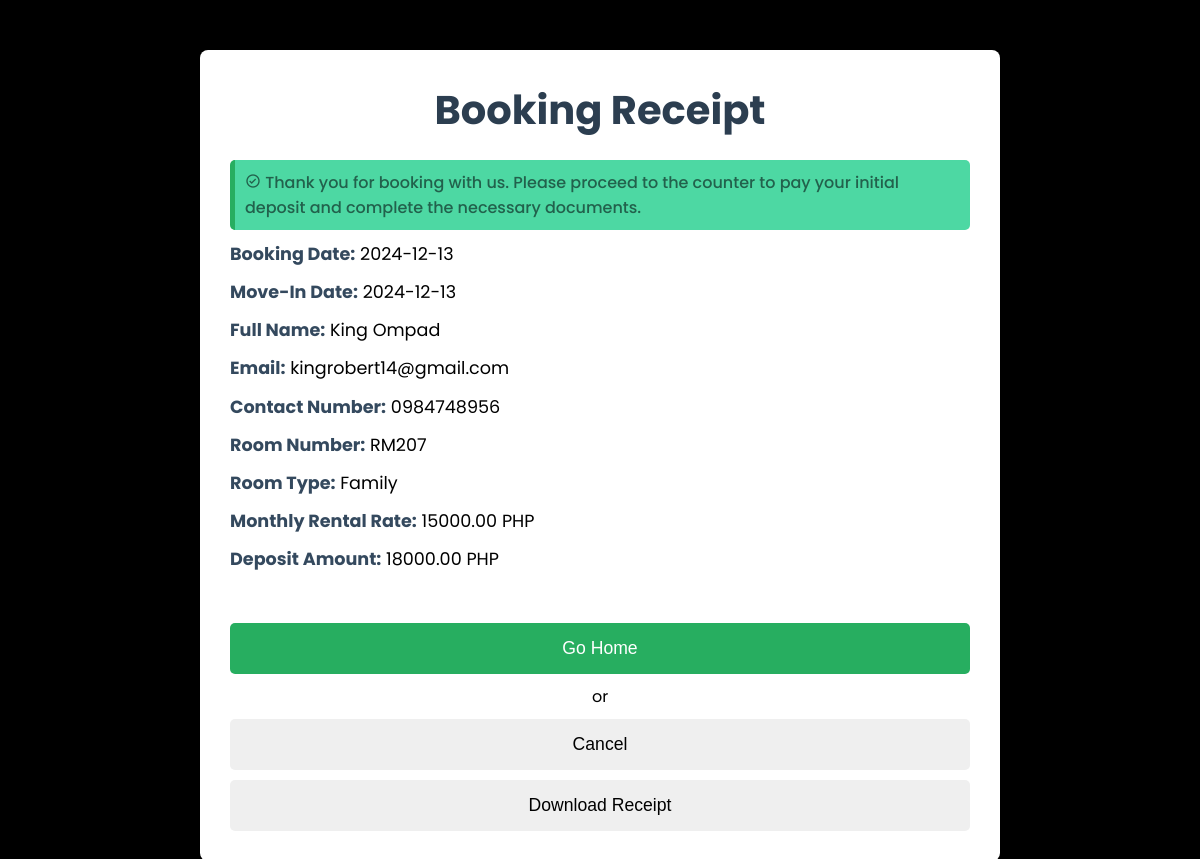
The app's page /ADVERTISEMENT/back-end/receipt.php?tenant_id=137 with its own data.
### tables this page shows
CREATE TABLE `booking` (
  `booking_id` int(11) NOT NULL,
  `tenant_id` int(11) NOT NULL,
  `room_id` int(20) NOT NULL,
  `booking_start_date` date NOT NULL,
  `booking_end_date` date NOT NULL,
  `status` enum('Booked','Completed','Cancelled') DEFAULT 'Booked'
);

CREATE TABLE `tenant_details` (
  `tc_id` int(10) NOT NULL,
  `id` int(20) NOT NULL,
  `profile` varchar(200) NOT NULL,
  `fname` varchar(50) NOT NULL,
  `lname` varchar(50) NOT NULL,
  `gender` varchar(20) NOT NULL,
  `number_of_occupants` int(20) NOT NULL,
  `email_address` varchar(100) NOT NULL,
  `contact_number` varchar(20) NOT NULL,
  `religion` varchar(100) NOT NULL,
  `nationality` varchar(100) NOT NULL,
  `occupation` varchar(100) NOT NULL
);

CREATE TABLE `room` (
  `room_id` int(20) NOT NULL,
  `room_image` varchar(200) NOT NULL,
  `room_number` varchar(20) NOT NULL,
  `room_type` varchar(20) NOT NULL,
  `room_size` int(100) NOT NULL,
  `room_aminities` text NOT NULL,
  `room_utilities` text NOT NULL,
  `rental_rates` decimal(50,2) NOT NULL,
  `room_payfre` varchar(50) NOT NULL DEFAULT 'Monthly',
  `room_deporate` decimal(50,2) NOT NULL,
  `room_status` varchar(50) NOT NULL
);

### ADVERTISEMENT/back-end/receipt.php (the view, shortened to what this page needs)
<?php
include_once(__DIR__ . "/../../DATABASE/dbConnector.php");
$tenant_id = isset($_GET['tenant_id']) ? (int)$_GET['tenant_id'] : 0;
$query = "SELECT
            td.fname, td.lname, td.email_address, td.contact_number,
            r.room_number, r.room_type, r.rental_rates, r.room_deporate,
            b.booking_start_date, b.booking_end_date
          FROM tenant_details td
          JOIN booking b ON td.tc_id = b.tenant_id
          JOIN room r ON b.room_id = r.room_id
          WHERE b.tenant_id = ?";
$stmt = mysqli_prepare($conn, $query);
mysqli_stmt_bind_param($stmt, "i", $tenant_id);
mysqli_stmt_execute($stmt);
$result = mysqli_stmt_get_result($stmt);
if ($row = mysqli_fetch_assoc($result)) {
    $tenant_name = $row['fname'] . ' ' . $row['lname'];
    $email = $row['email_address'];
    $contact_number = $row['contact_number'];
    $room_number = $row['room_number'];
    $room_type = $row['room_type'];
    $rental_rates = $row['rental_rates'];
    $deposit_amount = $row['room_deporate'];
    $dateofBook = $row['booking_start_date'];
    $dateofMoveIn = $row['booking_end_date'];
}
?>
<!DOCTYPE html>
<html lang="en">
<head>
    <link rel="stylesheet" href="receipt.css?v=1.0">
</head>
<body>
    <section id="wrapper">
        <section id="receipt-section">
            <h1>Booking Receipt</h1>
            <p class="message"><i class='bx bx-check-circle'></i> Thank you for booking with us. Please proceed to the counter to pay your initial deposit and complete the necessary documents.</p>
            <div class="receipt-details">
                <p><strong>Booking Date:</strong> <?php echo htmlspecialchars($dateofBook); ?></p>
                <p><strong>Move-In Date:</strong> <?php echo htmlspecialchars($dateofMoveIn); ?></p>
                <p><strong>Full Name:</strong> <?php echo htmlspecialchars($tenant_name); ?></p>
                <p><strong>Email:</strong> <?php echo htmlspecialchars($email); ?></p>
                <p><strong>Contact Number:</strong> <?php echo htmlspecialchars($contact_number); ?></p>
                <p><strong>Room Number:</strong> <?php echo htmlspecialchars($room_number); ?></p>
                <p><strong>Room Type:</strong> <?php echo htmlspecialchars($room_type); ?></p>
                <p><strong>Monthly Rental Rate:</strong> <?php echo htmlspecialchars($rental_rates); ?> PHP</p>
                <p><strong>Deposit Amount:</strong> <?php echo htmlspecialchars($deposit_amount); ?> PHP</p>
            </div>
            <div class="btn">
                <button id="pay-deposit-btn" onclick="redirectToHome()">Go Home</button>
                <span>or</span>
                <button id="cancelBtn" type="button" onclick="confirmCancellation(<?php echo $tenant_id; ?>)">Cancel</button>
                <button onclick="window.print()">Download Receipt</button>
            </div>
        </section>
    </section>
</body>
</html>

### ADVERTISEMENT/back-end/receipt.css (style rules this page uses)
html { scroll-behavior: smooth; }
body { margin: 0; font-family: "Poppins", sans-serif; font-optical-sizing: auto; background-color: black; }
* { margin: 0; padding: 0; box-sizing: border-box; }
#receipt-section { max-width: 800px; margin: 40px auto; padding: 30px; background-color: #fff; border-radius: 8px; box-shadow: 0 4px 12px rgba(0, 0, 0, 0.1); margin-top: 50px; }
h1 { text-align: center; font-size: 2.5rem; color: #2C3E50; margin-bottom: 20px; }
.receipt-details { font-size: 1.1rem; line-height: 1.6; margin-bottom: 20px; }
.receipt-details p { margin: 10px 0; }
.receipt-details strong { font-weight: bold; color: #34495E; }
.btn { display: flex; flex-direction: column; align-items: center; gap: 10px; width: 100%; margin-top: 50px; }
button { width: 100%; padding: 15px; text-align: center; font-size: 1.1rem; border-radius: 5px; cursor: pointer; transition: all 0.3s ease; border: none; }
#pay-deposit-btn { background-color: #27AE60; color: #fff; }
.message { background-color:#4dd8a3; color: #22614c; padding: 10px; margin-bottom: 10px; border-left: 5px solid #27AE60; border-radius: 5px; font-size: 1rem; font-weight: 500; }

### records on screen
booking: booking_start_date "2024-12-13", booking_end_date "2024-12-13", tenant.lname "King Ompad", tenant.email_address "kingrobert14@gmail.com", tenant.contact_number "0984748956", room.room_number "RM207", room.room_type "Family", room.rental_rates "15000.00", room.room_deporate "18000.00"
